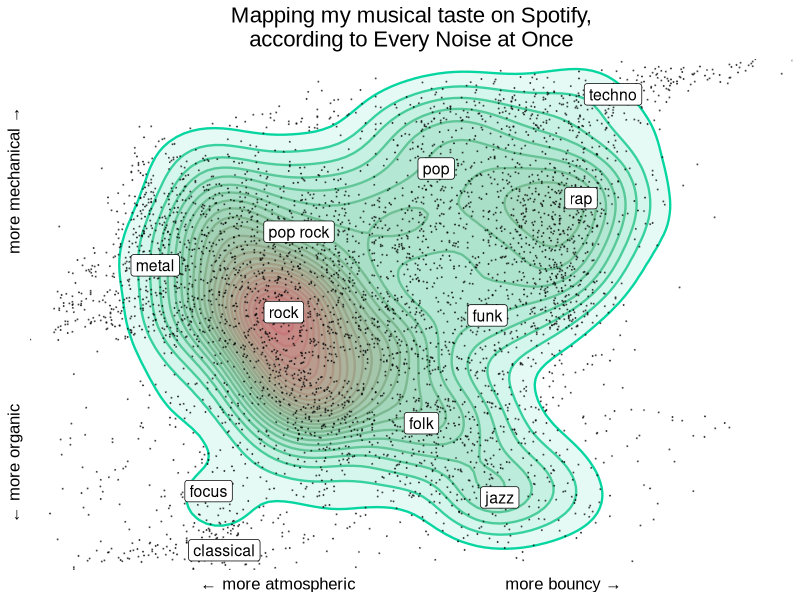
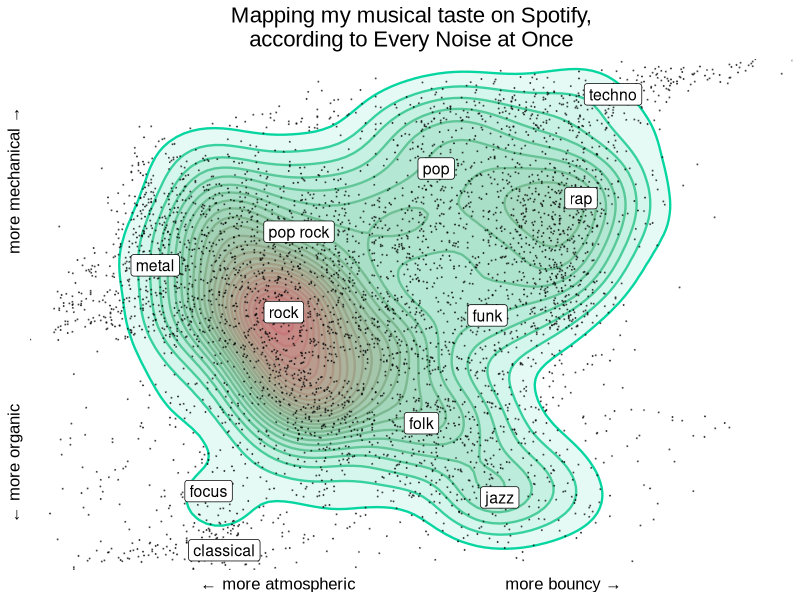

Reproduce these figures in R, in order.
library(data.table)
library(dplyr)
library(tidyr)
library(scales)
library(ggplot2)

setwd("~/Desktop/Projects/spotify-genre-map/data/")

# import artist genres
artist_genres <- read.csv("2020.07.25 - artist genres.csv")

# clean/parse genre location on every noise at once
enao <- read.csv("2020.07.25 - every-noise-at-once-scrape.csv")

enao.clean <- enao %>%
    mutate(left_clean1 = as.numeric(gsub("px", "", left)),
           top_clean1 = as.numeric(gsub("px", "", top)),
           size_clean1 = as.numeric(gsub("%", "", size)),
           left_clean2 = rescale(left_clean1,
                                 from = c(min(left_clean1), max(left_clean1)),
                                 to = c(0, 100)),
           top_clean2 = rescale(top_clean1,
                                from = c(min(top_clean1), max(top_clean1)),
                                to = c(100, 0)),
           size_clean2 = rescale(size_clean1,
                                 from = c(min(size_clean1), max(size_clean1)),
                                 to = c(0, 1))) %>%
    select(genre, color, size_clean2, top_clean2, left_clean2) %>%
    rename(size = size_clean2, top = top_clean2, left = left_clean2)

# clean artist genres
artist_genres.clean <- artist_genres %>% 
    separate(genres, sep = "\\|", into = paste0("var", 1:15)) %>% 
    pivot_longer(var1:var15) %>% 
    filter(!is.na(value) & value != "") %>% 
    select(-name) %>%
    rename(genre = value) %>%
    data.table()

# aggregate information and merge on every-noise-at-once data
genres <- artist_genres.clean[, .(N = .N, S = sum(count)), by = genre] %>%
    left_join(enao.clean, by = "genre")

# plot it
ggplot(genres, aes(x = left, y = top)) +
    geom_density2d(aes(color = ..level..), size = 0.8, bins = 25) + 
    stat_density2d(aes(fill = ..level..), bins = 25, geom = "polygon", alpha = 0.1) +
    geom_point(enao.clean, mapping = aes(x = left, y = top), size = 0.1, alpha = 0.5) +
    geom_label(enao.clean %>% 
                   filter(genre %in% c("rock", "rap", "pop", "pop rock", "funk", 
                                       "jazz", "focus", "metal", "folk", "techno", 
                                       "classical")),
               mapping = aes(x = left, y = top, label = genre), size = 4, color = "black") +
    #geom_point(genres, mapping = aes(x = left, y = top, size = S), shape = 21, color = "black", fill = "#77bdee") +
    #scale_color_discrete() +
    scale_color_gradient(low = "#06D6A0", high = "#EF476F") +
    scale_fill_gradient(low = "#06D6A0", high = "#EF476F") +
    scale_x_continuous(name = "← more atmospheric                              more bouncy →", limits = c(0, 100), expand = c(0, 0)) +
    scale_y_continuous(name = "← more organic                              more mechanical →", limits = c(0, 100), expand = c(0, 0)) +
    labs(title = "Mapping my musical taste on Spotify,\naccording to Every Noise at Once") +
    theme_classic() +
    theme(legend.position = "none",
          text = element_text(size = 12,  family = "Arial"),
          plot.title = element_text(hjust = 0.5, size = 16),
          axis.line = element_blank(),
          axis.text = element_blank(),
          axis.ticks = element_blank())

ggsave("../enao-bt-map.jpg", device = "jpeg", width = 7, height = 9, units = "in")

# export data for observable version
write.csv(enao.clean, "enao-genres-clean.csv", row.names = F)
artist_genres.clean %>%
    select(artist, genre) %>%
    mutate(genre = as.character(genre)) %>%
    left_join(enao.clean %>%
                  mutate(genre = as.character(genre)) %>%
                  select(genre, top, left), 
              by = "genre") %>%
    write.csv("bt-genres-clean.csv", row.names = F)

